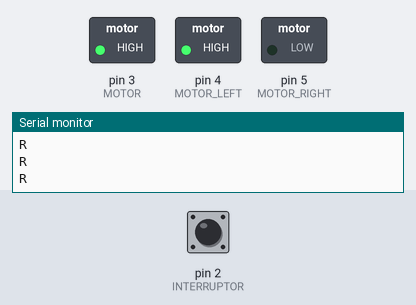
This sketch was run on a simulated Arduino Uno, built with avr-gcc and run on an emulated ATmega328P. On the bench: switched loads named in the sketch (green lamp = pin HIGH), the last lines printed to the serial monitor. The test bench sets the inputs (shaded band); at power-on: pin 2 (INTERRUPTOR) LOW.

Above: at 2.8 s.
2.9 s: pin 2 (INTERRUPTOR) pulled HIGH for 1.2 s
At 3.4 s:
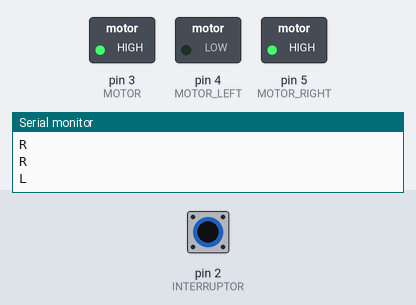
6.5 s: pin 2 (INTERRUPTOR) pulled HIGH for 3.2 s
At 11.1 s:
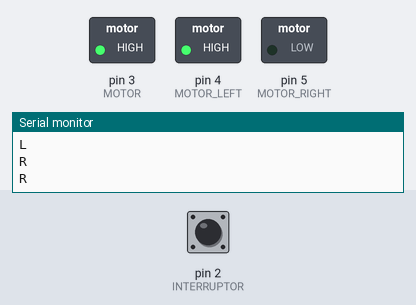
Timing chart, 0 to 12.6 s (numbered marks = the images above; inputs shaded):
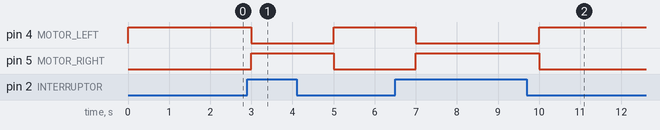

Measured:
- after the input at 2.9 s, pin 4 (MOTOR_LEFT): HIGH → LOW after 0.10 s, → HIGH 2.0 s later; pin 5 (MOTOR_RIGHT): LOW → HIGH after 0.10 s, → LOW 2.0 s later
- after the input at 6.5 s, pin 4 (MOTOR_LEFT): HIGH → LOW after 0.50 s, → HIGH 3.0 s later; pin 5 (MOTOR_RIGHT): LOW → HIGH after 0.50 s, → LOW 3.0 s later

The sketch:

motor-cc_acionador-de-motor-de-ponte-h-L293D.ino
```cpp
#define MOTOR 3
#define MOTOR_RIGHT 5
#define MOTOR_LEFT 4
#define INTERRUPTOR 2

char* direction = "L";

void setup()
{
  pinMode(MOTOR, OUTPUT);
  pinMode(MOTOR_RIGHT, OUTPUT);
  pinMode(MOTOR_LEFT, OUTPUT);
  pinMode(INTERRUPTOR, INPUT);
  analogWrite(MOTOR,255);
  Serial.begin(9600);
}

void loop()
{

  if(digitalRead(INTERRUPTOR)==1){
    	direction = "L";
    }else{
    	direction = "R";
    }


  Serial.println(direction);

  if(direction == "R"){
    digitalWrite(MOTOR_RIGHT,LOW);
    digitalWrite(MOTOR_LEFT,HIGH);
  }else{
    digitalWrite(MOTOR_RIGHT,HIGH);
    digitalWrite(MOTOR_LEFT,LOW);
  }

  delay(1000);
}
```
